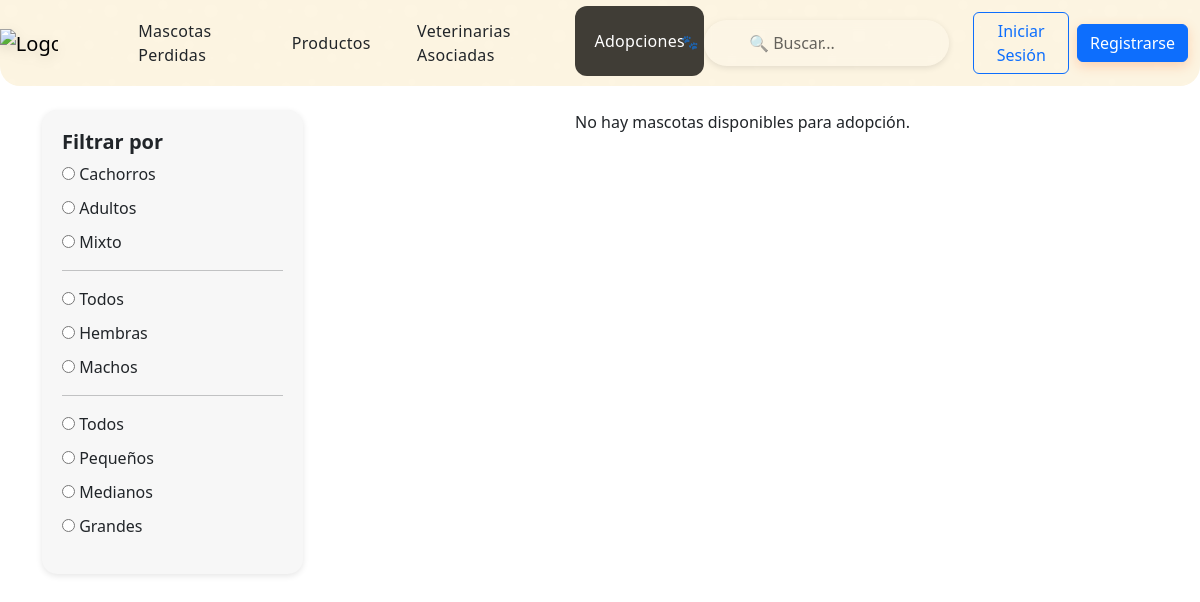
Page /adopciones/ on the earlier database version.
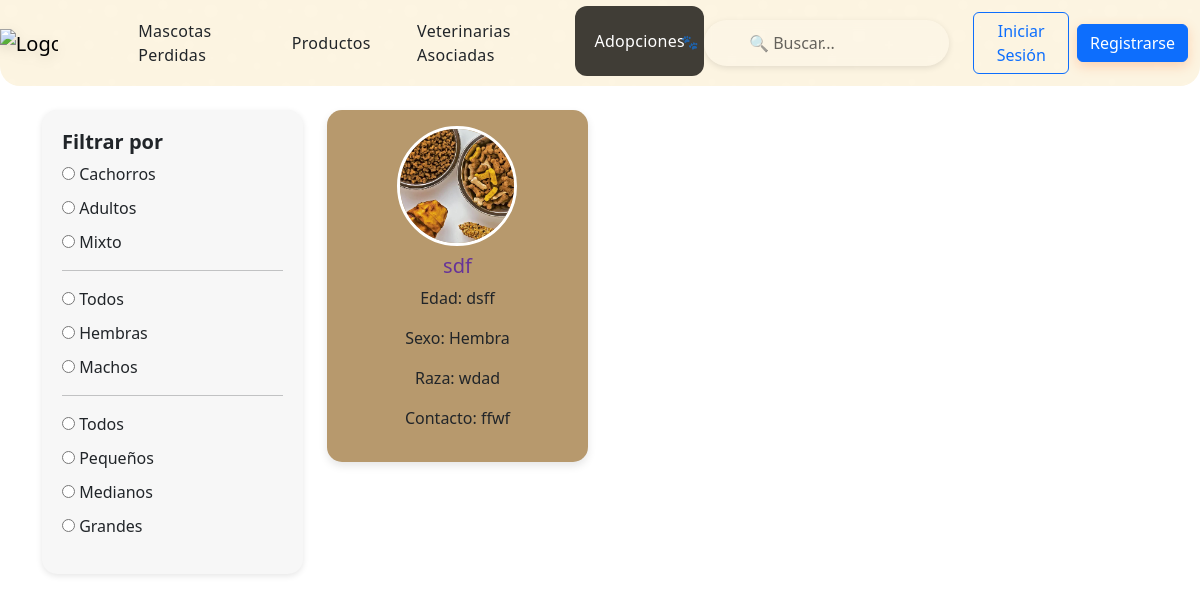
Same page on the later database version.
### cuidandoHuellas/models.py (models this page shows, shortened)
class PublicacionMascota(models.Model):
    TIPO_PUBLICACION = (
        ('perdida', 'Mascota Perdida'),
        ('adopcion', 'Mascota en Adopción'),
    )
    usuario = models.ForeignKey(Usuario, on_delete=models.CASCADE, related_name='publicaciones')
    descripcion = models.TextField()
    fecha_publicacion = models.DateTimeField(auto_now_add=True)
    tipo_publicacion = models.CharField(max_length=10, choices=TIPO_PUBLICACION, default='perdida')
    nombre_mascota = models.CharField(max_length=100, null=True, blank=True)
    edad = models.CharField(max_length=50, null=True, blank=True)
    raza = models.CharField(max_length=100, null=True, blank=True)
    sexo = models.CharField(max_length=10, null=True, blank=True)
    contacto = models.CharField(max_length=100, null=True, blank=True)

class FotoMascota(models.Model):
    publicacion = models.ForeignKey(PublicacionMascota, on_delete=models.CASCADE, related_name='fotos')
    imagen = models.ImageField(
        upload_to='fotos_mascotas/',
        validators=[validar_extension_imagen]
    )

### cuidandoHuellas/views.py (the view)
# urls.py: path('adopciones/',views.adopciones,name="adopciones"),
def adopciones(request):
    publicaciones = PublicacionMascota.objects.filter(tipo_publicacion='adopcion').order_by('-fecha_publicacion')
    return render(request, "usuarios/adopciones.html", {
        "publicaciones": publicaciones
    })

### cuidandoHuellas/templates/usuarios/adopciones.html (shortened to what this page needs)
{% extends 'administrador/base_sesion.html' %}
{% load static %}
{% block estilos_unicos %}
    <link rel="stylesheet" href="{% static 'css/usuarios/adopciones.css' %}">
    <link href="{% static 'css/bootstrap.min.css' %}" rel="stylesheet">
{% endblock %}
{% block contenido %}
<div class="container my-4">
    <div class="row">
        <div class="col-md-3">
            <div class="side-menu">
                <h5>Filtrar por</h5>
                <ul class="list-unstyled">
                    <li><input type="radio" name="edad"> Cachorros</li>
                    <li><input type="radio" name="edad"> Adultos</li>
                    <li><input type="radio" name="edad"> Mixto</li>
                    <hr>
                    <li><input type="radio" name="sexo"> Todos</li>
                    <li><input type="radio" name="sexo"> Hembras</li>
                    <li><input type="radio" name="sexo"> Machos</li>
                    <hr>
                    <li><input type="radio" name="tamano"> Todos</li>
                    <li><input type="radio" name="tamano"> Pequeños</li>
                    <li><input type="radio" name="tamano"> Medianos</li>
                    <li><input type="radio" name="tamano"> Grandes</li>
                </ul>
            </div>
        </div>
        <div class="col-md-9">
            <div class="row">
                {% for publicacion in publicaciones %}
                    {% if publicacion.tipo_publicacion == 'adopcion' %}
                        <div class="col-md-4 mb-4">
                            <div class="dog-card text-center p-3">
                                {% if publicacion.fotos.first %}
                                    <img src="{{ publicacion.fotos.first.imagen.url }}" alt="{{ publicacion.nombre_mascota }}" class="dog-image mb-2">
                                {% else %}
                                    <div class="dog-image placeholder bg-secondary mb-2 d-flex align-items-center justify-content-center text-white">
                                        <i class="fas fa-paw fa-2x"></i>
                                    </div>
                                {% endif %}
                                <h5 class="text-purple">{{ publicacion.nombre_mascota }}</h5>
                                <p>Edad: {{ publicacion.edad }}</p>
                                <p>Sexo: {{ publicacion.sexo }}</p>
                                <p>Raza: {{ publicacion.raza }}</p>
                                <p>Contacto: {{ publicacion.contacto }}</p>
                            </div>
                        </div>
                    {% endif %}
                {% empty %}
                    <p class="text-center">No hay mascotas disponibles para adopción.</p>
                {% endfor %}
            </div>
        </div>
    </div>
</div>
{% endblock %}

Differences in the rows shown:
added PublicacionMascota: fotos.first.imagen (picture), nombre_mascota "sdf", edad "dsff", sexo "Hembra", raza "wdad", contacto "ffwf"
Other differences:
text no longer shown: "No hay mascotas disponibles para adopción."
